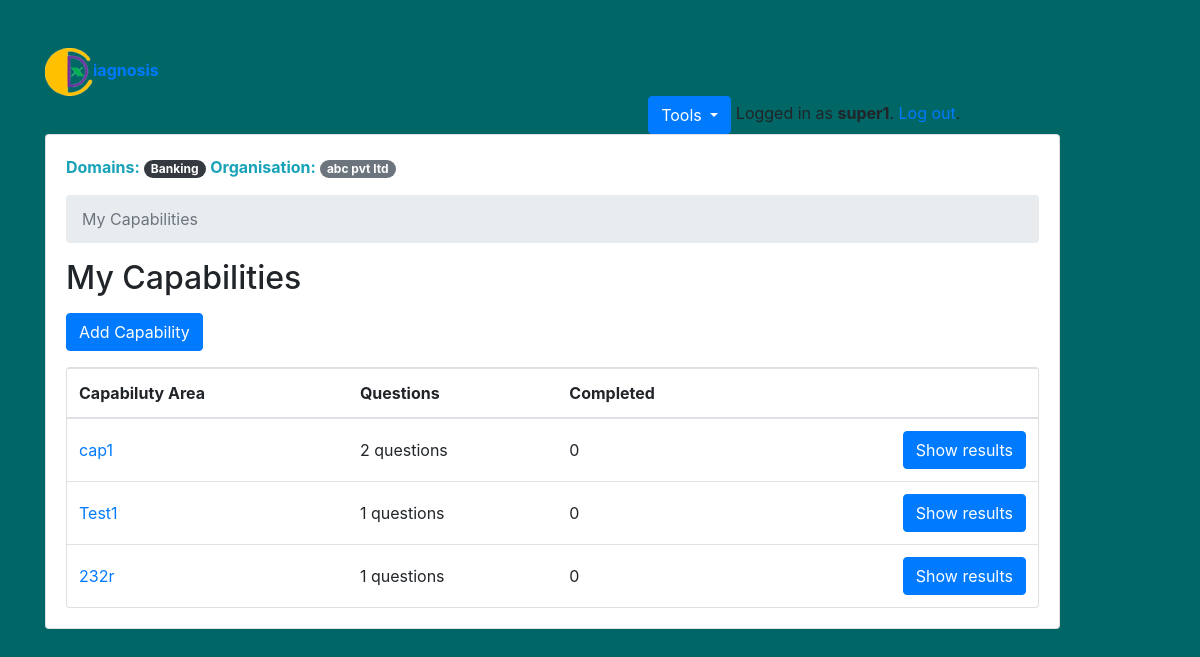
The app's page /cxsuperuser/ (signed in), older data.
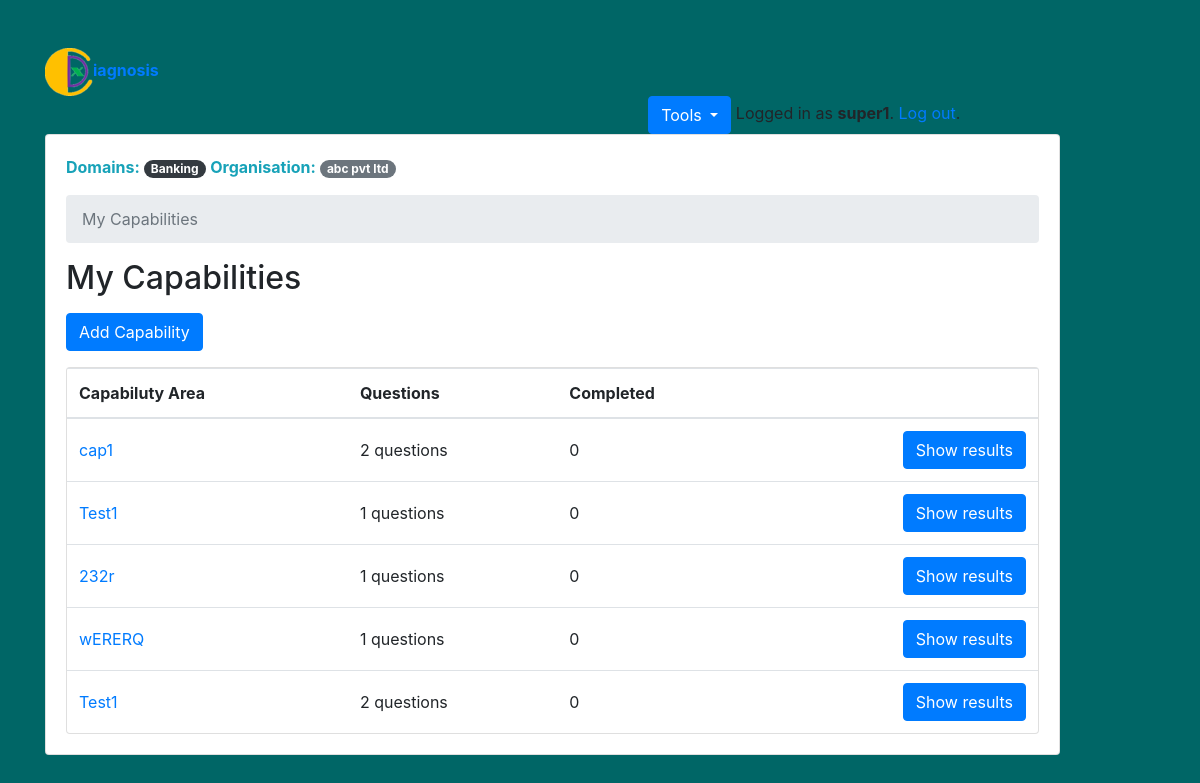
The same page, newer data.
### cxdiagnosis/models.py (models this page shows, shortened)
class Capability(models.Model):
    owner = models.ForeignKey(User, on_delete=models.CASCADE, related_name='capabilities')
    name = models.CharField(max_length=255)

### cxdiagnosis/views/cxsuperuser.py (the view)
# urls.py: path('', cxsuperuser.CxSuCapabilityList.as_view(), name='cx_su_update_list_capability'),
@method_decorator([login_required, cxsuperuser_required], name='dispatch')
class CxSuCapabilityList(ListView):
    model = Capability
    ordering = ('name', )
    context_object_name = 'capabilities'
    template_name = 'cxsuperuser/cx_su_update_list_capability.html'
    def get_queryset(self):
        queryset = self.request.user.capabilities \
            .annotate(questions_count=Count('questions', distinct=True)) \
            .annotate(completed_count=Count('cx_su_completed_capability', distinct=True))
        return queryset

### cxdiagnosis/models.py (called while the page is built)
    def __str__(self):
        return self.name

    def __str__(self):
        return self.name

### cxdiagnosis/templates/cxsuperuser/cx_su_update_list_capability.html
{% extends 'base.html' %}
{% block content %}
  {% if user.change_pass %}
    <a href="{% url 'change_password' %}">Required change password</a>
  {% else %}
    {% include 'cxsuperuser/_header.html' %}
    <nav aria-label="breadcrumb">
      <ol class="breadcrumb">
        <li class="breadcrumb-item active" aria-current="page">My Capabilities</li>
      </ol>
    </nav>
    <h2 class="mb-3">My Capabilities</h2>
    <a href="{% url 'cxsuperuser:cx_su_new_capability' %}" class="btn btn-primary mb-3" role="button">Add Capability</a>
    <div class="card">
      <table class="table mb-0">
        <thead>
          <tr>
            <th>Capabiluty Area</th>
            <th>Questions</th>
            <th>Completed</th>
            <th></th>
          </tr>
        </thead>
        <tbody>
          {% for capability in capabilities %}
            <tr>
              <td class="align-middle"><a href="{% url 'cxsuperuser:cx_su_update_capability' capability.pk %}">{{ capability.name }}</td>
              <td class="align-middle">{{ capability.questions_count }} questions</td>
              <td class="align-middle">{{ capability.completed_count }}</td>
              <td class="text-right">
                <a href="{% url 'cxsuperuser:cx_su_completed_capability' capability.pk %}" class="btn btn-primary">Show results</a>
              </td>
            </tr>
          {% empty %}
            <tr>
              <td class="bg-light text-center font-italic" colspan="4">No capability matching for you right now.</td>
            </tr>
          {% endfor %}
        </tbody>
      </table>
    </div>
  {% endif %}
{% endblock %}

Row changes from the older to the newer data that the page shows:
added Capability: name "wERERQ", questions_count "1", completed_count "0"
added Capability: name "Test1", questions_count "2", completed_count "0"
